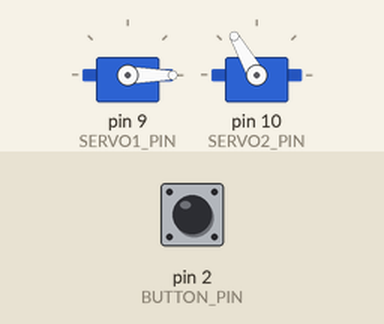
This sketch was run on a simulated Arduino Uno, built with avr-gcc and run on an emulated ATmega328P. Shown: 2 × servo. The test bench sets the inputs (shaded band); at power-on: pin 2 (BUTTON_PIN) HIGH.

Above: at 1.2 s.
1.3 s: pin 2 (BUTTON_PIN) pulled LOW for 0.15 s
At 1.7 s:
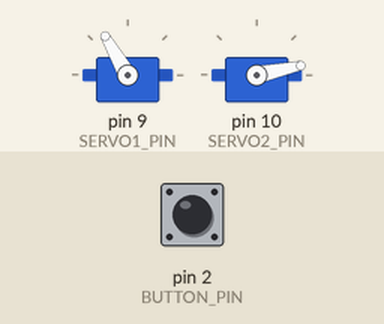
2.9 s: pin 2 (BUTTON_PIN) pulled LOW for 1 s
At 3.6 s:
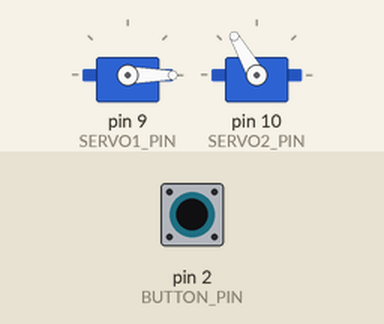
5.4 s: pin 2 (BUTTON_PIN) pulled LOW for 3.2 s
At 5.9 s:
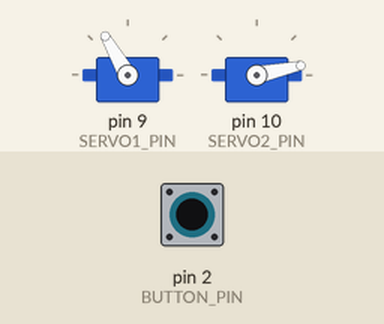
Timing chart, 0 to 8.4 s (numbered marks = the images above; inputs shaded):
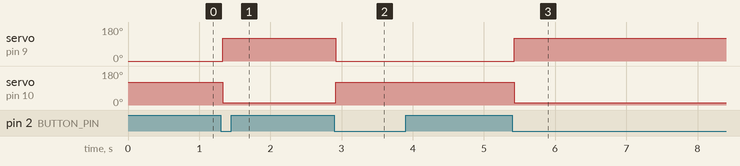

Measured:
- after the input at 1.3 s, servo on pin 9 (SERVO1_PIN): 0° → 120° at once; servo on pin 10 (SERVO2_PIN): 120° → 12° at once
- after the input at 2.9 s, servo on pin 9 (SERVO1_PIN): 120° → 0° at once; servo on pin 10 (SERVO2_PIN): 12° → 120° at once
- after the input at 5.4 s, servo on pin 9 (SERVO1_PIN): 0° → 120° at once; servo on pin 10 (SERVO2_PIN): 120° → 12° at once

The sketch:

servoCap.ino
```cpp
#include <SerialCommand.h>
#include <Servo.h>

#define VERSION "1.0"
#define BAUDRATE 38400
#define LIGHT_PIN LED_BUILTIN

#define BUTTON_PIN 2

#define SERVO1_PIN 9
#define SERVO1_CLOSED 0
#define SERVO1_OPEN 120

#define SERVO2_PIN 10
#define SERVO2_CLOSED 120
#define SERVO2_OPEN 12

enum {ST_CLOSED, ST_OPEN};

Servo servo1;
Servo servo2;
SerialCommand sCmd;
int state = ST_CLOSED;


void getVersion()
{
    Serial.println("*V"VERSION);
}

void getStatus()
{
    char motorSt='0', lightSt, coverSt;

    lightSt = digitalRead(LIGHT_PIN);

    int pos = servo1.read();
    if (pos ==  SERVO1_OPEN)
        coverSt = '1';
    else if (pos ==  SERVO1_CLOSED)
        coverSt = '2';
    else
        coverSt = '0';

    Serial.print("*S");
    Serial.print(motorSt);
    Serial.print(lightSt);
    Serial.println(coverSt);
}

void openCaps()
{
    servo1.write(SERVO1_OPEN);
    servo2.write(SERVO2_OPEN);
    state = ST_OPEN;
}

void closeCaps()
{
    servo1.write(SERVO1_CLOSED);
    servo2.write(SERVO2_CLOSED);
    state = ST_CLOSED;
}

void ForceOpen()
{
    openCaps();
    Serial.println("*o000");
}

void Open()
{
    openCaps();
    Serial.println("*O000");
}

void ForceClose()
{
    closeCaps();
    Serial.println("*c000");
}

void Close()
{
    closeCaps();
    Serial.println("*C000");
}

void Abort()
{
    Serial.println("*A000");
}

void enableLightbox()
{
    digitalWrite(LIGHT_PIN, HIGH);
    Serial.println("*L000");
}

void disableLightbox()
{
    digitalWrite(LIGHT_PIN, LOW);
    Serial.println("*L000");
}

void getBrightness()
{
    Serial.println("*J000");
}

void setBrightness()
{
    Serial.println("*B000");
}


void setup()
{
    pinMode(BUTTON_PIN, INPUT);
    digitalWrite(BUTTON_PIN, HIGH); // enable pull-up resistor

    servo1.attach(SERVO1_PIN);
    servo1.write(SERVO1_CLOSED);

    servo2.attach(SERVO2_PIN);
    servo2.write(SERVO2_CLOSED);

    // Map serial commands to functions
    sCmd.addCommand(">V000", getVersion);        // >V000\r\n
    sCmd.addCommand(">S000", getStatus);         // >S000\r\n
    sCmd.addCommand(">o000", ForceOpen);         // >o000\r\n
    sCmd.addCommand(">O000", Open);              // >O000\r\n
    sCmd.addCommand(">c000", ForceClose);        // >c000\r\n
    sCmd.addCommand(">C000", Close);             // >C000\r\n
    sCmd.addCommand(">A000", Abort);             // >A000\r\n
    sCmd.addCommand(">L000", enableLightbox);    // >L000\r\n
    sCmd.addCommand(">D000", disableLightbox);   // >D000\r\n
    sCmd.addCommand(">J000", getBrightness);     // >J000\r\n
    sCmd.addCommand(">B000", setBrightness);     // >BXXX\r\n

    Serial.begin(BAUDRATE);
}

void loop()
{
    static int prev_button = 0;
    static long time = 0;
    sCmd.readSerial();

    if (millis() - time > 50) {
        int button = !digitalRead(BUTTON_PIN);

        if (button && (button != prev_button)) {
            switch(state) {
                case ST_CLOSED:
                    openCaps();
                    break;
                case ST_OPEN:
                    closeCaps();
                    break;
            };
        }

        prev_button = button;
        time = millis();
    }
}
```
